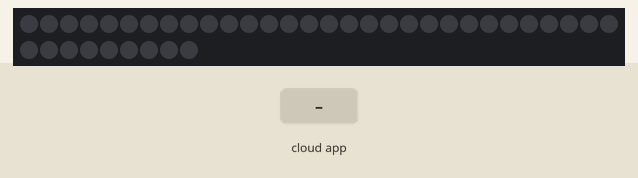
Bench run of a sketch on a simulated ESP8266 (NodeMCU). Parts: 39 RGB LEDs in strip order, left to right, continuing on the next row. Inputs (shaded band) come from the test bench. WiFi joins after 1.5 s; servers stay silent unless stated; what the sketch prints to the serial monitor is not drawn.

Above: at 2.7 s.
2.8 s: the phone or cloud app sets Gloxes to 1
At 3.89 s:
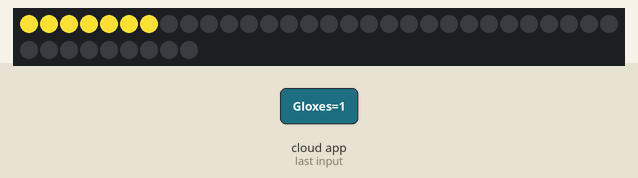
5.1 s: the phone or cloud app sets Gloxes to 0
At 5.89 s:
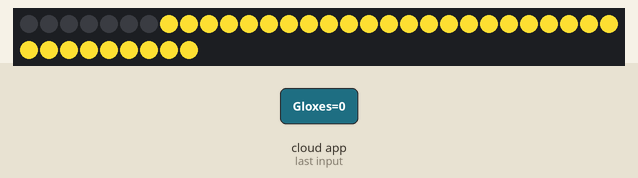
Timing chart, 0 to 8.1 s (numbered marks = the images above; inputs shaded):
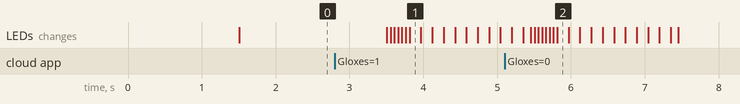

The sketch:

gloxes.ino
```cpp
#include <Arduino.h>
#if defined(ESP8266)
#include <ESP8266WiFi.h>
#elif defined(ESP32)
#include <WiFi.h>
#endif
#include <ESPAsyncWebServer.h>
#include "fauxmoESP.h"
#include <Adafruit_NeoPixel.h>

#define WIFI_SSID "your ssid"
#define WIFI_PASS "your password"

fauxmoESP fauxmo;
AsyncWebServer server(80);

#define SERIAL_BAUDRATE 115200
//declare switching pins
#define RGBCTL D4 //control pin

int numPixels = 39;
int i; // i=1 white-ish
int brightness = 5;


// Parameter 1 = number of pixels in strip
// Parameter 2 = Arduino pin number (most are valid)
// Parameter 3 = pixel type flags, add together as needed:
//   NEO_KHZ800  800 KHz bitstream (most NeoPixel products w/WS2812 LEDs)
//   NEO_KHZ400  400 KHz (classic 'v1' (not v2) FLORA pixels, WS2811 drivers)
//   NEO_GRB     Pixels are wired for GRB bitstream (most NeoPixel products)
//   NEO_RGB     Pixels are wired for RGB bitstream (v1 FLORA pixels, not v2)
//   NEO_RGBW    Pixels are wired for RGBW bitstream (NeoPixel RGBW products)
Adafruit_NeoPixel strip = Adafruit_NeoPixel(numPixels, RGBCTL, NEO_GRB + NEO_KHZ800);

// -----------------------------------------------------------------------------
// Wifi
// -----------------------------------------------------------------------------

void wifiSetup()
{
  WiFi.mode(WIFI_STA);
  Serial.printf("[WIFI] Connecting to %s ", WIFI_SSID);
  WiFi.begin(WIFI_SSID, WIFI_PASS);
  while (WiFi.status() != WL_CONNECTED) {
    Serial.print(".");
    delay(100);
  }
  Serial.println();

  // Connected!
  Serial.printf("[WIFI] STATION Mode, SSID: %s, IP address: %s\n", WiFi.SSID().c_str(), WiFi.localIP().toString().c_str());

}

void serverSetup()
{
  // Custom entry point (not required by the library, here just as an example)
  server.on("/index.html", HTTP_GET, [](AsyncWebServerRequest * request) {
    request->send(200, "text/plain", "Hello, world");
  });

  // These two callbacks are required for gen1 and gen3 compatibility
  server.onRequestBody([](AsyncWebServerRequest * request, uint8_t *data, size_t len, size_t index, size_t total) {
    if (fauxmo.process(request->client(), request->method() == HTTP_GET, request->url(), String((char *)data))) return;
    // Handle any other body request here...
  });

  server.onNotFound([](AsyncWebServerRequest * request) {
    String body = (request->hasParam("body", true)) ? request->getParam("body", true)->value() : String();
    if (fauxmo.process(request->client(), request->method() == HTTP_GET, request->url(), body)) return;
    // Handle not found request here...
  });

  // Start the server
  server.begin();
}

void setup()
{
  Serial.begin(SERIAL_BAUDRATE);
  Serial.println();
  Serial.println();
  pinMode(LED_BUILTIN, OUTPUT);
  wifiSetup();
  serverSetup();

  // Set fauxmoESP to not create an internal TCP server and redirect requests to the server on the defined port
  // The TCP port must be 80 for gen3 devices (default is 1901)
  // This has to be done before the call to enable()
  fauxmo.createServer(false);
  fauxmo.setPort(80); // This is required for gen3 devices

  // You have to call enable(true) once you have a WiFi connection
  // You can enable or disable the library at any moment
  // Disabling it will prevent the devices from being discovered and switched
  fauxmo.enable(true);

  // You can use different ways to invoke alexa to modify the devices state:
  // "Alexa, turn kitchen on" ("kitchen" is the name of the first device below)
  // "Alexa, turn on kitchen"
  // "Alexa, set kitchen to fifty" (50 means 50% of brightness)

  // Add virtual devices

  fauxmo.addDevice("Gloxes");

  strip.begin();
  strip.show();
  strip.setBrightness(5);
  i = 0;

  digitalWrite(LED_BUILTIN, HIGH); //switch off the on board led

  // You can add more devices
  //fauxmo.addDevice("light 3");
  fauxmo.onSetState([](unsigned char device_id, const char * device_name, bool state, unsigned char value) {
    // Callback when a command from Alexa is received.
    // You can use device_id or device_name to choose the element to perform an action onto (relay, LED,...)
    // State is a boolean (ON/OFF) and value a number from 0 to 255 (if you say "set kitchen light to 50%" you will receive a 128 here).
    // Just remember not to delay too much here, this is a callback, exit as soon as possible.
    // If you have to do something more involved here set a flag and process it in your main loop.
    // if (0 == device_id) digitalWrite(RELAY1_PIN, state);
    // if (1 == device_id) digitalWrite(RELAY2_PIN, state);
    // if (2 == device_id) analogWrite(LED1_PIN, value);
    Serial.printf("[MAIN] Device #%d (%s) state: %s value: %d\n", device_id, device_name, state ? "ON" : "OFF", value);
    // For the example we are turning the same LED on and off regardless fo the device triggered or the value
    //------------------------------------------------------------------------------
    //Switching action on detection of device name
    //------------------------------------------------------------------------------

    if ( (strcmp(device_name, "Gloxes") == 0) ) {
      Serial.println("You said Gloxes");
      if (state) {
        i = 1;
        brightness = value;
        Serial.println("Brightness:");
        Serial.println(brightness);
      }
      else {
        allOff();
        i = 0;
      }
    }
  });
}

void loop() {

  // fauxmoESP uses an async TCP server but a sync UDP server
  // Therefore, we have to manually poll for UDP packets
  fauxmo.handle();
  startShow(i);

  // This is a sample code to output free heap every 5 seconds
  // This is a cheap way to detect memory leaks
  static unsigned long last = millis();
  if (millis() - last > 5000) {
    last = millis();
    //Serial.printf("[MAIN] Free heap: %d bytes\n", ESP.getFreeHeap());
    ESP.getFreeHeap();
  }

}

//Colors
void startShow(int i)
{
  switch (i)
  {
    case 0: colorWipe(strip.Color(0, 0, 0), 50);          // off
      Serial.println("I'm off");
      break;
    case 1: colorWipe(strip.Color(250, 220, 50), 50);        // on
      Serial.println("I'm on");
      break;
  }
}

// switch on
void switchOn(uint32_t c, uint8_t wait)
{
  if (brightness > 254) brightness = 254;
  strip.setBrightness(brightness);
  for (uint16_t i = 0; i < strip.numPixels(); i++)
  {
    strip.setPixelColor(i, c);
    strip.show();
    //delay(wait);
  }
}

// on led at a time
void colorWipe(uint32_t c, uint8_t wait)
{
  if (brightness > 254) brightness = 254;
  strip.setBrightness(brightness);
  for (uint16_t i = 0; i < strip.numPixels(); i++)
  {
    strip.setPixelColor(i, c);
    strip.show();
    delay(wait);
  }
}

// all off
void allOff()
{
  for ( int i = strip.numPixels(); i == 0; i--)
  {
    strip.setPixelColor(i, 0, 0, 0 );
  }
  strip.show();
}
```

Measured:
- after the input at 2.8 s, the LEDs: first change after 0.71 s (image 1 shows a later state)
